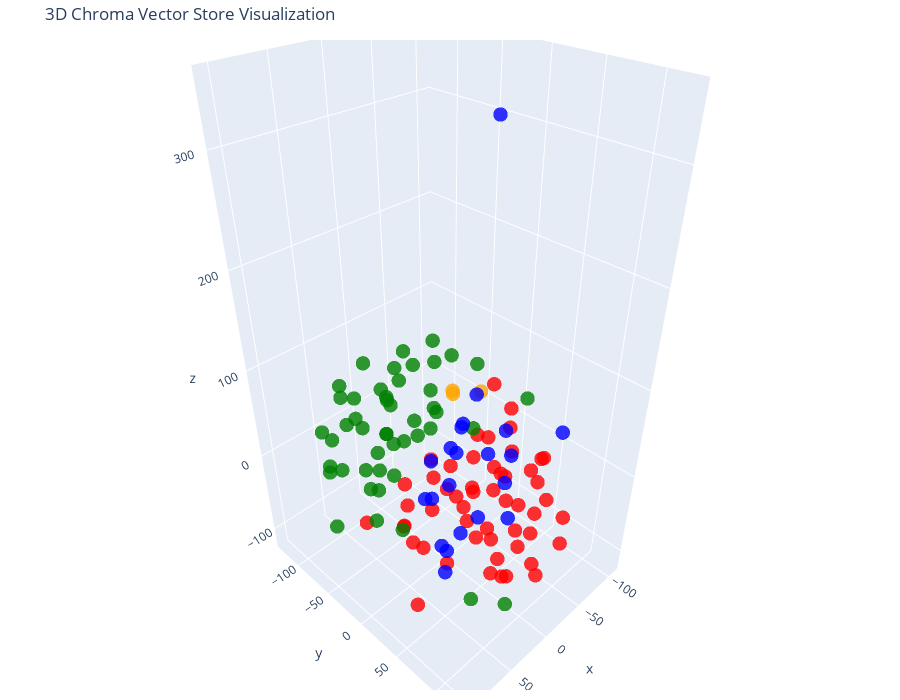

Write notebook code for a chart like this one.
### Code cell
# Let's try 3D!

tsne = TSNE(n_components=3, random_state=42)
reduced_vectors = tsne.fit_transform(vectors)

# Create the 3D scatter plot
fig = go.Figure(data=[go.Scatter3d(
    x=reduced_vectors[:, 0],
    y=reduced_vectors[:, 1],
    z=reduced_vectors[:, 2],
    mode='markers',
    marker=dict(size=5, color=colors, opacity=0.8),
    text=[f"Type: {t}<br>Text: {d[:100]}..." for t, d in zip(doc_types, documents)],
    hoverinfo='text'
)])

fig.update_layout(
    title='3D Chroma Vector Store Visualization',
    scene=dict(xaxis_title='x', yaxis_title='y', zaxis_title='z'),
    width=900,
    height=700,
    margin=dict(r=20, b=10, l=10, t=40)
)

fig.show()

### Figure 1 — Plotly figure (JSON) as saved in the notebook; plotly's stock layout.template omitted (floating-point values rounded to 4 significant figures)
{"data": [{"hoverinfo": "text", "marker": {"color": ["orange", "orange", "orange", "red", "red", "red", "red", "red", "red", "red", "red", "red", "red", "red", "red", "red", "red", "red", "red", "red", "red", "red", "red", "red", "red", "red", "red", "red", "red", "red", "red", "red", "red", "red", "red", "red", "red", "red", "red", "red", "red", "red", "red", "red", "red", "red", "red", "red", "red", "red", "red", "red", "red", "red", "red", "green", "green", "green", "green", "green", "green", "green", "green", "green", "green", "green", "green", "green", "green", "green", "green", "green", "green", "green", "green", "green", "green", "green", "green", "green", "green", "green", "green", "green", "green", "green", "green", "green", "green", "green", "green", "green", "green", "green", "green", "green", "green", "green", "green", "green", "green", "green", "blue", "blue", "blue", "blue", "blue", "blue", "blue", "blue", "blue", "blue", "blue", "blue", "blue", "blue", "blue", "blue", "blue", "blue", "blue", "blue", "blue"], "opacity": 0.8, "size": 5}, "mode": "markers", "text": ["Type: company<br>Text: # About Insurellm\n\nInsurellm was founded by Avery Lancaster in 2015 as an insurance tech startup des...", "Type: company<br>Text: # Careers at Insurellm\n\nInsurellm is hiring! We are looking for talented software engineers, data sc...", "Type: company<br>Text: # Overview of Insurellm\n\nInsurellm is an innovative insurance tech firm with 200 employees across th...", "Type: contracts<br>Text: # Contract with Apex Reinsurance for Rellm: AI-Powered Enterprise Reinsurance Solution\n\n## Terms\n\n1....", "Type: contracts<br>Text: ## Renewal\n\n1. **Automatic Renewal**: This Agreement will automatically renew for successive one-yea...", "Type: contracts<br>Text: 2. **Seamless Integrations**: The architecture of Rellm allows for easy integration with existing sy...", "Type: contracts<br>Text: 1. **Technical Support**: Provider shall offer dedicated technical support to the Client via phone, ...", "Type: contracts<br>Text: **Insurellm, Inc.**  \n_____________________________  \nAuthorized Signature   \nDate: ________________...", "Type: contracts<br>Text: # Contract with Belvedere Insurance for Markellm\n\n## Terms\nThis Contract (\"Agreement\") is made and e...", "Type: contracts<br>Text: ## Renewal\n1. **Renewal Terms**: This Agreement may be renewed for additional one-year terms upon mu...", "Type: contracts<br>Text: ## Features\n1. **AI-Powered Matching**: Belvedere Insurance will benefit from Markellm's AI-powered ...", "Type: contracts<br>Text: ## Support\n1. **Technical Support**: Technical support will be available from 9 AM to 7 PM EST, Mond...", "Type: contracts<br>Text: **Belvedere Insurance**  \nSignature: ______________________  \nName: [Authorized Signatory]  \nTitle: ...", "Type: contracts<br>Text: # Contract with BrightWay Solutions for Markellm\n\n**Contract Date:** October 5, 2023  \n**Contract ID...", "Type: contracts<br>Text: 3. **Service Level Agreement (SLA):**  \n   Insurellm commits to a 99.9% uptime for the platform with...", "Type: contracts<br>Text: 2. **Real-Time Quote Availability:**  \n   Consumers sourced via BrightWay Solutions will receive rea...", "Type: contracts<br>Text: 3. **Training and Onboarding:**  \n   Insurellm agrees to provide one free training session on how to...", "Type: contracts<br>Text: # Contract with EverGuard Insurance for Rellm: AI-Powered Enterprise Reinsurance Solution\n\n**Contrac...", "Type: contracts<br>Text: 4. **Usage Rights**: EverGuard Insurance is granted a non-exclusive, non-transferable license to acc...", "Type: contracts<br>Text: 1. **Core Functionality**: Rellm provides EverGuard Insurance with advanced AI-driven analytics, sea...", "Type: contracts<br>Text: 1. **Customer Support**: Insurellm will provide EverGuard Insurance with 24/7 customer support, incl...", "Type: contracts<br>Text: ---\n\n**Signatures**  \n**For Insurellm**: __________________________  \n**Name**: John Smith  \n**Title...", "Type: contracts<br>Text: # Contract with GreenField Holdings for Markellm\n\n**Effective Date:** November 15, 2023  \n**Contract...", "Type: contracts<br>Text: ## Renewal\n1. **Automatic Renewal**: This contract will automatically renew for sequential one-year ...", "Type: contracts<br>Text: ## Features\n1. **AI-Powered Matching**: Access to advanced algorithms that connect GreenField Holdin...", "Type: contracts<br>Text: ## Support\n1. **Customer Support Access**: The Client will have access to dedicated support through ...", "Type: contracts<br>Text: **Signatures:**  \n_________________________                           _________________________  \n**...", "Type: contracts<br>Text: # Contract with Greenstone Insurance for Homellm\n\n---\n\n## Terms\n\n1. **Parties**: This Contract (\"Agr...", "Type: contracts<br>Text: 4. **Payment Terms**: \n   - The Customer shall pay an amount of $10,000 per month for the Standard T...", "Type: contracts<br>Text: ---\n\n## Features\n\n- **AI-Powered Risk Assessment**: Customer will have access to enhanced risk evalu...", "Type: contracts<br>Text: - **Customer Portal**: A dedicated portal will be provided, allowing the Customer's clients to manag...", "Type: contracts<br>Text: ______________________________  \n[Name], [Title]  \nDate: ______________________\n\n**For Greenstone In...", "Type: contracts<br>Text: # Contract with GreenValley Insurance for Homellm\n\n**Contract Date:** October 6, 2023  \n**Contract N...", "Type: contracts<br>Text: 4. **Confidentiality:** Both parties agree to maintain the confidentiality of proprietary informatio...", "Type: contracts<br>Text: 1. **AI-Powered Risk Assessment:** Access to advanced AI algorithms for real-time risk evaluations.\n...", "Type: contracts<br>Text: 3. **Regular Updates:** Insurellm will offer ongoing updates and enhancements to the Homellm platfor...", "Type: contracts<br>Text: # Contract with Pinnacle Insurance Co. for Homellm\n\n## Terms\nThis contract (\"Contract\") is entered i...", "Type: contracts<br>Text: ## Renewal\n1. **Renewal Terms**: At the end of the initial term, this Contract shall automatically r...", "Type: contracts<br>Text: ## Features\n1. **AI-Powered Risk Assessment**: Utilized for tailored underwriting decisions specific...", "Type: contracts<br>Text: ## Support\n1. **Technical Support**: Insurellm shall provide 24/7 technical support via an email and...", "Type: contracts<br>Text: # Contract with Roadway Insurance Inc. for Carllm\n\n---\n\n## Terms\n\n1. **Agreement Effective Date**: T...", "Type: contracts<br>Text: ---\n\n## Renewal\n\n1. **Automatic Renewal**: This agreement will automatically renew for an additional...", "Type: contracts<br>Text: ---\n\n## Features\n\n1. **Access to Core Features**: Roadway Insurance Inc. will have access to all Pro...", "Type: contracts<br>Text: ---\n\n## Support\n\n1. **Technical Support**: Roadway Insurance Inc. will receive priority technical su...", "Type: contracts<br>Text: # Contract with Stellar Insurance Co. for Rellm\n\n## Terms\nThis contract is made between **Insurellm*...", "Type: contracts<br>Text: ### Termination\nEither party may terminate this agreement with a **30-day written notice**. In the e...", "Type: contracts<br>Text: ## Features\nStellar Insurance Co. will receive access to the following features of the Rellm product...", "Type: contracts<br>Text: ## Support\nInsurellm provides Stellar Insurance Co. with the following support services:\n\n- **24/7 T...", "Type: contracts<br>Text: # Contract with TechDrive Insurance for Carllm\n\n**Contract Date:** October 1, 2024  \n**Contract Dura...", "Type: contracts<br>Text: ## Renewal\n\n1. **Automatic Renewal**: This contract shall automatically renew for additional one-yea...", "Type: contracts<br>Text: ## Support\n\n1. **Customer Support**: Insurellm will provide 24/7 customer support to TechDrive Insur...", "Type: contracts<br>Text: **TechDrive Insurance Representative:**  \nName: Sarah Johnson  \nTitle: Operations Director  \nDate: _...", "Type: contracts<br>Text: # Contract with Velocity Auto Solutions for Carllm\n\n**Contract Date:** October 1, 2023  \n**Contract ...", "Type: contracts<br>Text: ## Renewal\n\n1. **Automatic Renewal**: This contract will automatically renew for successive 12-month...", "Type: contracts<br>Text: ## Support\n\n1. **Customer Support**: Velocity Auto Solutions will have access to Insurellm’s custome...", "Type: employees<br>Text: # HR Record\n\n# Alex Chen\n\n## Summary\n- **Date of Birth:** March 15, 1990  \n- **Job Title:** Backend ...", "Type: employees<br>Text: ## Annual Performance History\n- **2020:**  \n  - Completed onboarding successfully.  \n  - Met expecta...", "Type: employees<br>Text: ## Compensation History\n- **2020:** Base Salary: $80,000  \n- **2021:** Base Salary Increase to $90,0...", "Type: employees<br>Text: Alex Chen continues to be a vital asset at Insurellm, contributing significantly to innovative backe...", "Type: employees<br>Text: # HR Record\n\n# Alex Harper\n\n## Summary\n- **Date of Birth**: March 15, 1993  \n- **Job Title**: Sales ...", "Type: employees<br>Text: ## Annual Performance History  \n- **2021**:  \n  - **Performance Rating**: 4.5/5  \n  - **Key Achievem...", "Type: employees<br>Text: - **2022**:  \n  - **Base Salary**: $65,000 (Promotion to Senior SDR)  \n  - **Bonus**: $13,000 (20% o...", "Type: employees<br>Text: # HR Record\n\n# Alex Thomson\n\n## Summary\n- **Date of Birth:** March 15, 1995  \n- **Job Title:** Sales...", "Type: employees<br>Text: ## Annual Performance History  \n- **2022** - Rated as \"Exceeds Expectations.\" Alex Thomson achieved ...", "Type: employees<br>Text: ## Other HR Notes\n- Alex Thomson is an active member of the Diversity and Inclusion committee at Ins...", "Type: employees<br>Text: # Avery Lancaster\n\n## Summary\n- **Date of Birth**: March 15, 1985  \n- **Job Title**: Co-Founder & Ch...", "Type: employees<br>Text: - **2010 - 2013**: Business Analyst at Edge Analytics  \n  Prior to joining Innovate, Avery worked as...", "Type: employees<br>Text: - **2018**: **Exceeds Expectations**  \n  Under Avery’s pivoted vision, Insurellm launched two new su...", "Type: employees<br>Text: - **2022**: **Satisfactory**  \n  Avery focused on rebuilding team dynamics and addressing employee c...", "Type: employees<br>Text: ## Compensation History\n- **2015**: $150,000 base salary + Significant equity stake  \n- **2016**: $1...", "Type: employees<br>Text: ## Other HR Notes\n- **Professional Development**: Avery has actively participated in leadership trai...", "Type: employees<br>Text: # HR Record\n\n# Emily Carter\n\n## Summary\n- **Date of Birth:** August 12, 1990  \n- **Job Title:** Acco...", "Type: employees<br>Text: - **2017-2019:** Marketing Intern  \n  - Assisted with market research and campaign development for s...", "Type: employees<br>Text: ## Compensation History\n| Year | Base Salary | Bonus         | Total Compensation |\n|------|--------...", "Type: employees<br>Text: Emily Carter exemplifies the kind of talent that drives Insurellm's success and is an invaluable ass...", "Type: employees<br>Text: # HR Record\n\n# Emily Tran\n\n## Summary\n- **Date of Birth:** March 18, 1991  \n- **Job Title:** Digital...", "Type: employees<br>Text: - **January 2017 - May 2018**: Marketing Intern  \n  - Supported the Marketing team by collaborating ...", "Type: employees<br>Text: - **2021**:  \n  - Performance Rating: Meets Expectations  \n  - Key Achievements: Contributed to the ...", "Type: employees<br>Text: - **Professional Development Goals**:  \n  - Emily Tran aims to become a Marketing Manager within the...", "Type: employees<br>Text: # HR Record\n\n# Jordan Blake\n\n## Summary\n- **Date of Birth:** March 15, 1993  \n- **Job Title:** Sales...", "Type: employees<br>Text: ## Annual Performance History\n- **2021:** First year at Insurellm; achieved 90% of monthly targets. ...", "Type: employees<br>Text: ## Other HR Notes\n- Jordan has shown an interest in continuing education, actively participating in ...", "Type: employees<br>Text: # HR Record\n\n# Jordan K. Bishop\n\n## Summary\n- **Date of Birth:** March 15, 1990\n- **Job Title:** Fro...", "Type: employees<br>Text: ## Annual Performance History\n- **2019:** Exceeds Expectations - Continuously delivered high-quality...", "Type: employees<br>Text: ## Compensation History\n- **June 2018:** Starting Salary - $85,000\n- **June 2019:** Salary Increase ...", "Type: employees<br>Text: ## Other HR Notes\n- Jordan K. Bishop has been an integral part of club initiatives, including the In...", "Type: employees<br>Text: # HR Record\n\n# Maxine Thompson\n\n## Summary\n- **Date of Birth:** January 15, 1991  \n- **Job Title:** ...", "Type: employees<br>Text: ## Insurellm Career Progression\n- **January 2017 - October 2018**: **Junior Data Engineer**  \n  * Ma...", "Type: employees<br>Text: ## Annual Performance History\n- **2017**: *Meets Expectations*  \n  Maxine showed potential in her ro...", "Type: employees<br>Text: - **2021**: *Exceeds Expectations*  \n  Maxine spearheaded the transition to a new data warehousing s...", "Type: employees<br>Text: ## Compensation History\n- **2017**: $70,000 (Junior Data Engineer)  \n- **2018**: $75,000 (Junior Dat...", "Type: employees<br>Text: # HR Record\n\n# Oliver Spencer\n\n## Summary\n- **Date of Birth**: May 14, 1990  \n- **Job Title**: Backe...", "Type: employees<br>Text: ## Annual Performance History\n- **2018**: **3/5** - Adaptable team player but still learning to take...", "Type: employees<br>Text: ## Compensation History\n- **March 2018**: Initial salary of $80,000.\n- **July 2019**: Salary increas...", "Type: employees<br>Text: # Samantha Greene\n\n## Summary\n- **Date of Birth:** October 14, 1990\n- **Job Title:** HR Generalist\n-...", "Type: employees<br>Text: ## Annual Performance History\n- **2020:** Exceeds Expectations  \n  Samantha Greene demonstrated exce...", "Type: employees<br>Text: ## Compensation History\n- **2020:** Base Salary - $55,000  \n  The entry-level salary matched industr...", "Type: employees<br>Text: - **2023:** Base Salary - $70,000  \n  Recognized for substantial improvement in employee relations m...", "Type: employees<br>Text: # HR Record\n\n# Samuel Trenton\n\n## Summary\n- **Date of Birth:** April 12, 1989  \n- **Job Title:** Sen...", "Type: employees<br>Text: ## Annual Performance History\n- **2023:** Rating: 4.5/5  \n  *Samuel exceeded expectations, successfu...", "Type: employees<br>Text: ## Compensation History\n- **2023:** Base Salary: $115,000 + Bonus: $15,000  \n  *Annual bonus based o...", "Type: employees<br>Text: - **Engagement in Company Culture:** Regularly participates in team-building events and contributes ...", "Type: products<br>Text: # Product Summary\n\n# Carllm\n\n## Summary\n\nCarllm is an innovative auto insurance product developed by...", "Type: products<br>Text: - **Instant Quoting**: With Carllm, insurance companies can offer near-instant quotes to customers, ...", "Type: products<br>Text: - **Mobile Integration**: Carllm is designed to work seamlessly with mobile applications, providing ...", "Type: products<br>Text: - **Professional Tier**: $2,500/month\n  - For medium-sized companies.\n  - All Basic Tier features pl...", "Type: products<br>Text: ### Q2 2025: Customer Experience Improvements\n- Launch of a new **mobile app** for end-users.\n- Intr...", "Type: products<br>Text: # Product Summary\n\n# Homellm\n\n## Summary\nHomellm is an innovative home insurance product developed b...", "Type: products<br>Text: ### 2. Dynamic Pricing Model\nWith Homellm's innovative dynamic pricing model, insurance providers ca...", "Type: products<br>Text: ### 5. Multi-Channel Integration\nHomellm seamlessly integrates into existing insurance platforms, pr...", "Type: products<br>Text: - **Basic Tier:** Starting at $5,000/month for small insurers with basic integration features.\n- **S...", "Type: products<br>Text: All tiers include a comprehensive training program and ongoing updates to ensure optimal performance...", "Type: products<br>Text: With Homellm, Insurellm is committed to transforming the landscape of home insurance, ensuring both ...", "Type: products<br>Text: # Product Summary\n\n# Markellm\n\n## Summary\n\nMarkellm is an innovative two-sided marketplace designed ...", "Type: products<br>Text: - **User-Friendly Interface**: Designed with user experience in mind, Markellm features an intuitive...", "Type: products<br>Text: - **Customer Support**: Our dedicated support team is always available to assist both consumers and ...", "Type: products<br>Text: ### For Insurance Companies:\n- **Basic Listing Fee**: $199/month for a featured listing on the platf...", "Type: products<br>Text: ### Q3 2025\n- Initiate a comprehensive marketing campaign targeting both consumers and insurers to i...", "Type: products<br>Text: # Product Summary\n\n# Rellm: AI-Powered Enterprise Reinsurance Solution\n\n## Summary\n\nRellm is an inno...", "Type: products<br>Text: ### Seamless Integrations\nRellm's architecture is designed for effortless integration with existing ...", "Type: products<br>Text: ### Regulatory Compliance Tools\nRellm includes built-in compliance tracking features to help organiz...", "Type: products<br>Text: Join the growing number of organizations leveraging Rellm to enhance their reinsurance processes whi...", "Type: products<br>Text: Experience the future of reinsurance with Rellm, where innovation meets reliability. Let Insurellm h..."], "type": "scatter3d", "x": [-76.12, -38.4, -100.6, -40.88, 17.07, 11.03, -18.74, -65.02, -22.31, 11.34, -2.735, -42.25, 12.57, -61.06, -71.33, -68.82, -63.91, -13.66, 10.09, 21.05, 3.965, -23.83, 38.22, -1.987, -50.33, 60.99, -92.88, -27.99, -21.53, 74.23, -33.88, -78.11, -48.81, 45.02, 60.09, -44.44, -44.78, 24.32, -91.55, 50.59, -55.43, -3.055, -11.6, 5.602, -22.14, -4.206, -13.03, -38.15, -81.59, 43.7, -0.7939, -11.14, 16.58, 31.4, 12.61, -108.3, 105.6, 54.14, -33.35, 72.25, 3.916, 40.6, 55.06, 46.55, 6.34, 4.227, 89.87, 76.16, 82.89, 43.03, 23.3, -9.674, 105.9, 68.55, -41.46, -39.35, -57.23, 19.76, -25.14, 25.73, 29.76, -26.03, -6.729, 94.83, 76.18, -7.537, 66.66, -66.75, 18.68, -13.29, 10.74, -3.564, 81.82, 35.42, 32.4, 42.09, 54.02, 33.72, 98.47, -52.65, 64.22, -42.84, 52.8, -104.8, -79.55, 7.668, 21.91, 33.03, -65.21, -6.257, 0.454, -87.19, -34.29, 52.57, -19.2, -51.07, -36.94, 31.93, 39.52, 65.03, -1.251, 20.85, -34.85], "y": [-65.61, -28.33, -48.2, 77.27, 75.69, 44.54, 44.18, 50.95, -20.07, 116.5, -19.27, 23.71, -5.709, -20.47, 17.34, -8.189, 14.7, 78.26, 50.14, 48.39, 27.82, 14.42, -6.133, 89.95, 34.06, -47.31, 41.93, 65.64, 121.2, 37.9, -55.12, 62.87, 68.45, 47.05, 32.01, 38.98, -28.67, 100.0, -1.977, -4.479, 99.24, 111.7, 28.6, 110.6, 50.75, 71.94, 67.77, 83.65, -14.38, 92.02, 5.946, -71.76, -43.37, 86.34, -41.6, 7.051, -33.02, -51.35, 3.462, 102.2, -75.62, -69.33, 124.9, -27.48, -76.26, -94.66, 5.52, -17.3, 2.423, -29.26, -69.4, -100.8, -32.2, -95.4, -58.52, -60.1, -127.9, -51.8, -69.42, 11.85, -38.21, -70.56, -26.77, -50.1, -31.13, -45.74, 18.87, -58.23, -89.77, -27.4, -54.81, -15.32, -60.85, -33.04, -111.4, -97.96, -60.76, -103.6, 49.63, -11.12, -75.18, -103.0, 57.11, -15.25, -55.54, 57.11, 34.95, 32.66, 26.21, 14.85, 2.33, 67.24, 12.13, 36.09, 19.4, -26.44, -29.42, 13.94, 13.54, 60.52, 71.48, 70.07, 49.85], "z": [14.93, 51.44, 10.11, 6.243, -70.73, 12.46, -11.32, -12.46, -56.65, -28.9, -27.24, -11.11, -50.55, -38.51, 17.19, -9.004, -40.08, -2.796, -48.05, -19.47, -28.9, -37.67, -76.97, -38.77, 61.9, -63.38, -21.27, -55.94, -25.2, -98.52, -46.39, -52.74, -73.79, -57.37, -36.75, -47.01, -88.94, -48.03, -73.44, -44.17, -34.05, -60.05, 50.87, 24.24, -103.5, -96.66, 54.68, 41.37, 47.39, 21.27, 5.674, -77.63, -98.24, -5.8, -70.47, 26.85, 48.95, -1.113, 30.65, -34.09, 41.02, 31.47, -35.66, 52.99, -0.4793, -38.2, 0.4277, 13.0, 29.79, 91.3, -33.64, 33.25, -23.22, 27.37, 96.39, 38.09, 5.325, 56.99, 71.15, 92.64, 24.23, 1.069, 28.3, 23.67, 85.18, 7.511, 85.07, 67.51, 84.64, 101.4, 92.92, 56.31, 46.73, -8.317, 39.98, 66.41, 78.6, 11.25, 29.07, 87.66, -10.21, 62.2, 52.65, -25.87, -30.18, 346.1, 54.41, -92.11, -95.98, -81.92, -112.5, 31.26, -82.33, 22.03, 86.75, 8.206, -16.66, 37.7, -3.386, -7.807, 28.03, 74.58, 24.78]}], "layout": {"height": 700, "margin": {"b": 10, "l": 10, "r": 20, "t": 40}, "scene": {"xaxis": {"title": {"text": "x"}}, "yaxis": {"title": {"text": "y"}}, "zaxis": {"title": {"text": "z"}}}, "title": {"text": "3D Chroma Vector Store Visualization"}, "width": 900}}
